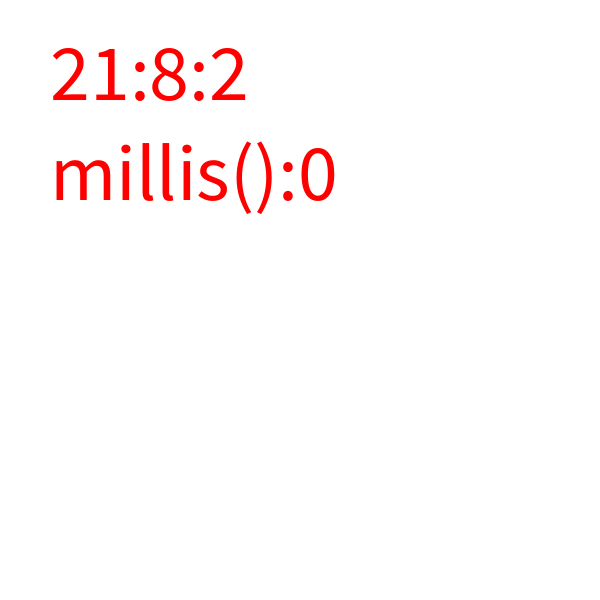
Frame 1 (no input)
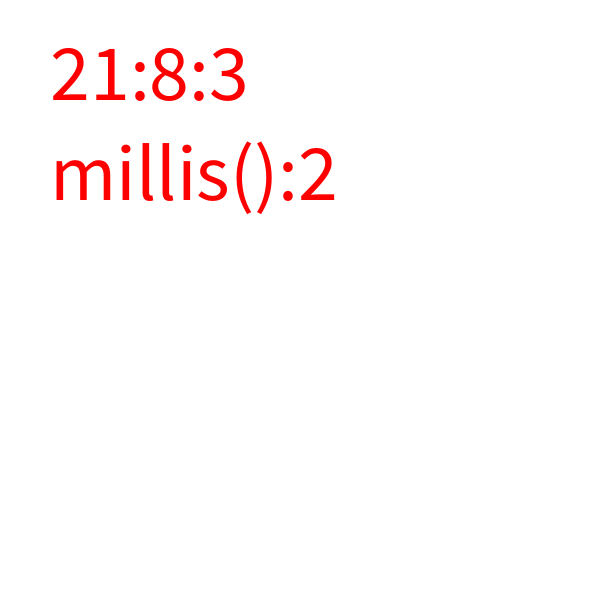
Frame 60 (the mouse pressed at the canvas centre just before this capture)
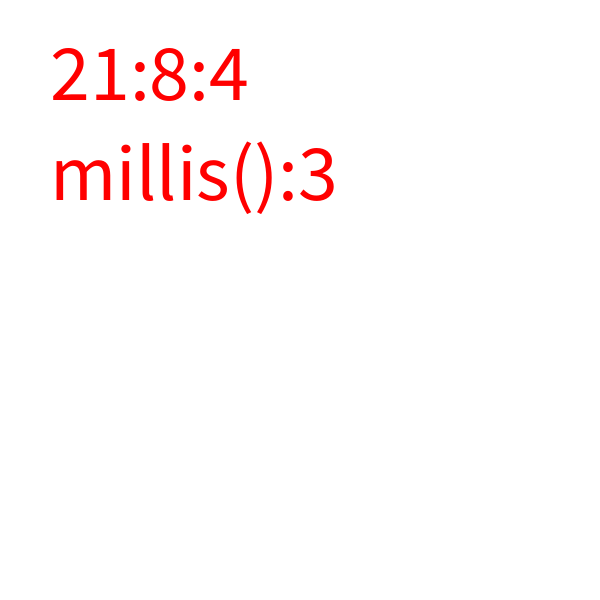
Frame 120 (the mouse held since frame 60 and released just before this capture)

The Processing sketch that drew these frames (run headless with seeded random() and noise(); from frame 60 on, the mouse is pressed at the canvas centre):

// Processing sketch: sketch_06
// ── sketch_06.pde
void setup()
{
  size(600,600);
  fill(255,0,0);
  textSize(80);
}
void draw(){
  background(255);//白色
   text(hour()+":"+minute()+":"+second(),50,100);
   text("millis():"+millis()/1000,50,200);
}//每秒60個frame,過了幾個frame
 
